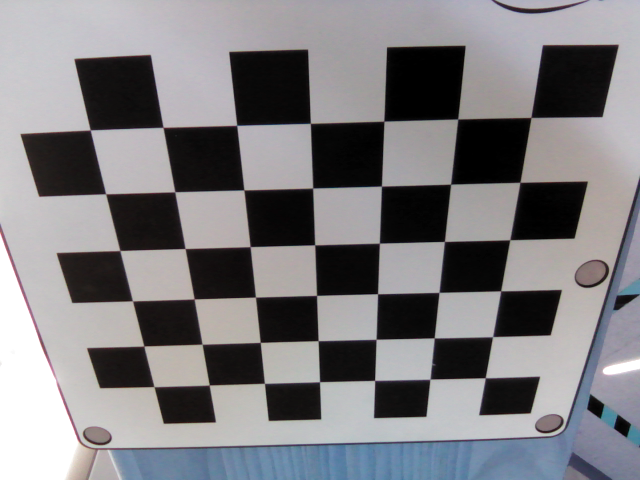
#> input picture 2-Intel/RGB/00.png, 640 x 480 px; its folder holds 4 pictures in this run
$ python assignment2_save.py
#> lines starting #> are read from the running program, lines starting #| are printed output that depends on the picture
import cv2
import numpy as np
import os
import sys

# this function enables me to extract file names from a folder
def getFileNames(FolderName):
    cwd = os.getcwd()
    imageFolderPath = cwd + '/' + FolderName
    fileNames = os.listdir(imageFolderPath)
    return fileNames,imageFolderPath

# referenced opencv camera calibration tutorials to understand the openCV functions available
# https://opencv-python-tutroals.readthedocs.io/en/latest/py_tutorials/py_calib3d/py_calibration/py_calibration.html
# some of the optimizations employed were suggested by the tutorial to improve code performance

# This function is to evaluate the images and identify the corners
def evaluateImages(folderName):
#> called with folderName = '2-Intel/RGB'
    termCond = (cv2.TERM_CRITERIA_EPS + cv2.TERM_CRITERIA_MAX_ITER, 30, 0.001)

    row = 6
    col = 7

    # initialize object points array
    objPoint_singleImage = np.zeros((row*col, 3),np.float32)
    objectLen = len(objPoint_singleImage)

    countRows = 0
    countCols = 0
    failCount = 0

    for i in range(objectLen): # total array len
        objPoint_singleImage[i,0] = countRows
        objPoint_singleImage[i,1] = countCols

        countRows += 1

        if countRows == row:
            countRows = 0
            countCols += 1

    # initialize final point storage

    objectPoints = [] #3D
    objectPointsOrig = []
    imagePoints = [] #2D

    # read in image file names
    imagesAllFileNames,folderPath = getFileNames(folderName)
    imagesAllFileNames.sort()
    print(imagesAllFileNames)

    for fileName in imagesAllFileNames:
        filePath = folderPath + '/' + fileName

        image = cv2.imread(filePath) # read in image
#> image is the input picture: shape (480, 640, 3); mean B, G, R 127.7, 124.5, 125.8
        #print(image)

        grayScale = cv2.cvtColor(image,cv2.COLOR_BGR2GRAY) # convert to gray scale
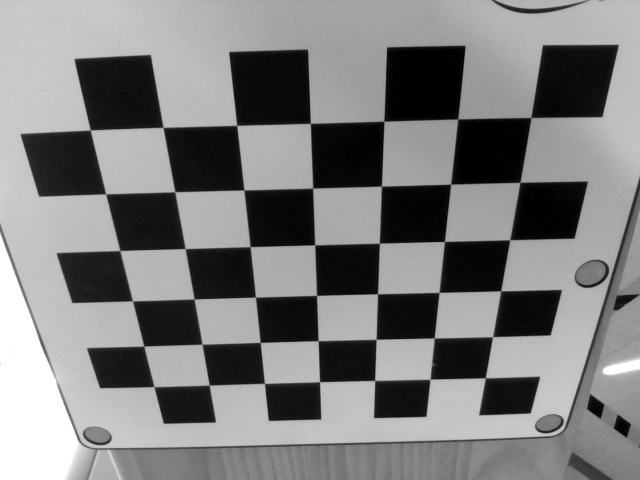
#> grayScale: shape (480, 640); min 0, max 255, mean 125.3
        #print(grayScale)
        # find corners
        retval,corners = cv2.findChessboardCorners(grayScale,(row,col),None)
#> retval = True; corners = 42 rows, first 8: [531, 117.4], [519.4, 181.6], [509.3, 239.6], [501, 290.5], [492.4, 336.5], [485.4, 377.6], [457.2, 118.3], [450.7, 183.9]

        objectPointsOrig.append(objPoint_singleImage)

        # if pattern was found execute below
        if retval == True:

            # store the object points
            objectPoints.append(objPoint_singleImage)

            # find the corresponding corners in image space
            imgCorners = cv2.cornerSubPix(grayScale,corners,(11,11),(-1,-1),termCond)
#> imgCorners = 42 rows, first 8: [530.9, 117.5], [519.9, 182.3], [509.8, 239.8], [500.7, 290.8], [492.6, 336.7], [485.3, 377.8], [457.7, 119], [450.6, 184.1]
#> pass 3 of the loop in evaluateImages, `for fileName in imagesAllFileNames:`:
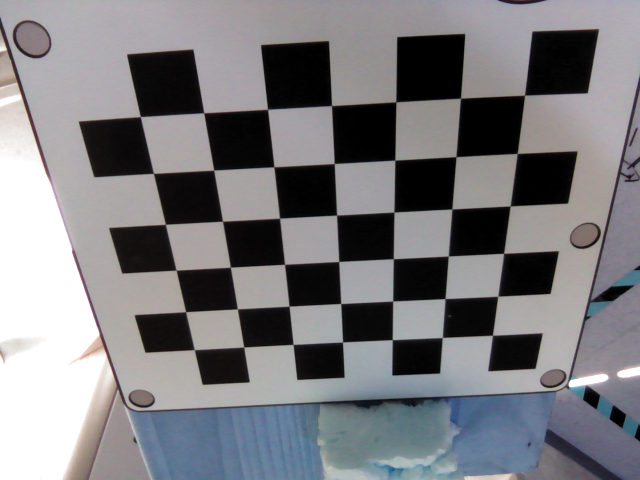
#> input picture 2-Intel/RGB/02.png, 640 x 480 px
#> in evaluateImages, image is the input picture: shape (480, 640, 3); mean B, G, R 126.4, 122.9, 123.1
#> in evaluateImages, `grayScale = cv2.cvtColor(image,cv2.COLOR_BGR2GRAY)`:
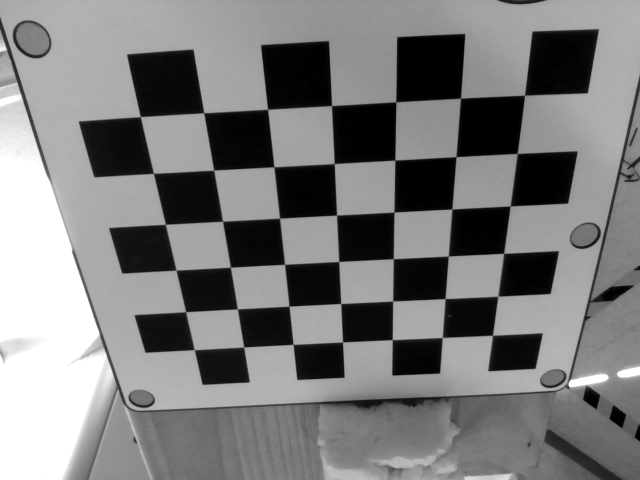
#> grayScale: shape (480, 640); min 0, max 255, mean 123.4
#> corners = 42 rows, first 8: [524.5, 95.06], [516.8, 153.2], [510.2, 205.9], [503.6, 253.1], [497.5, 296.1], [492.6, 335.2], [459.8, 97.7], [455.9, 156.6]
#> imgCorners = 42 rows, first 8: [524.5, 95.23], [517.2, 153.5], [510.2, 206], [503.6, 253.3], [497.9, 296.2], [492.5, 335.3], [460.5, 98.24], [456, 156.7]
#> the loop made 4 passes; the first 3 are shown

            # store image coordinates
            imagePoints.append(imgCorners)
        else:
            print('Pattern not found for ',fileName)
            failCount += 1

    imgShape = grayScale.shape
#> imgShape = (480, 640)

    return imgShape, objectPoints,imagePoints,objectPointsOrig,failCount

# calculates reprojection error
def reProjectionError(objectPoints,imagePoints,rotVec,transVec,camMtx,distCoeff):
    totalError = 0
    errorStore = []

    for i in range(len(objectPoints)):
        projectionPoints, _ = cv2.projectPoints(objectPoints[i], rotVec[i], transVec[i], camMtx, distCoeff)
        error = cv2.norm(imagePoints[i],projectionPoints, cv2.NORM_L2)/len(projectionPoints)
        errorStore.append(error)
        totalError += error
        #print(totalError)

    avgError = totalError/len(objectPoints)
    print("average error: ", avgError)

    return errorStore,avgError

# performs single camera calibration
def singleCamCalibration(folderName):

    imgShape, objectPoints,imagePoints,objectPointsOriginal,failCount = evaluateImages(folderName)

    ret,camMtx, distCoeff, rotVec, transVec = cv2.calibrateCamera(objectPoints, imagePoints, imgShape[::-1],None,None)
    print('Camera Matrix: \n',camMtx)
    print('Distortion Coefficients: \n',distCoeff)
    # reprojection error
    errorAll,avgError = reProjectionError(objectPoints,imagePoints,rotVec,transVec,camMtx,distCoeff)
    print('All Error: \n',errorAll)
    return camMtx,avgError,distCoeff,objectPoints,imagePoints,imgShape,objectPointsOriginal,failCount,errorAll,rotVec,transVec


def stereoCalib_2cam(folder1,folder2):

    #termCriteria = (cv2.TERM_CRITERIA_MAX_ITER + cv2.TERM_CRITERIA_EPS, 30, 0.00001)

    print('----------------CAMERA 1--------------')
    c1,e1,d1,objP1,imgP1,imgShape,ogPoints,f1count,errorArray1,rVec1,tVec1 = singleCamCalibration(folder1)
    print('----------------CAMERA 2--------------')
    c2,e2,d2,objP2,imgP2,imgShape2_,_,f2count,errorArray2,rVec2,tVec2 = singleCamCalibration(folder2)

    imgP2_stereo = imgP2
    imgP1_stereo = imgP1
    ogP_stereo = ogPoints

    # if you need to trim, trim images resulting in highest error
    if (f1count or f2count) > 0:
        nE2 = errorArray2
        nE1 = errorArray1
        if f1count > f2count:
            ogP_stereo = ogPoints[:-f1count]
            for i in range(f1count):
                maxval = max(nE2)
                maxidx = nE2.index(maxval)
                del nE2[maxidx]
                del imgP2_stereo[maxidx]
                del rVec2[maxidx]
                del tVec2[maxidx]
        elif f1count < f2count:
            ogP_stereo = ogPoints[:-f2count]
            for i in range(f2count):
                maxval = max(nE1)
                maxidx = nE1.index(maxval)
                del nE1[maxidx]
                del imgP1_stereo[maxidx]
                del rVec1[maxidx]
                del tVec1[maxidx]

    ret, cm1,dc1,cm2,dc2,R,T,E,F = cv2.stereoCalibrate(ogP_stereo,\
            imgP1_stereo,imgP2_stereo,c1,d1,c2,d2,imgShape)#,termCriteria,flags=flags)
    print('----------------FINAL OUTPUTS------------')
    print('Camera Matrix 1: \n',cm1)
    print('Camera Matrix 2: \n',cm2)
    print('Rotation Matrix Between Camera 1 and 2: \n',R)
    print('Translation Matrix Between Camera 1 and 2: \n',T)

    errorAll1, avgError1 = reProjectionError(ogP_stereo,imgP1_stereo,rVec1,tVec1,cm1,dc1)
    errorAll2, avgError2 = reProjectionError(ogP_stereo,imgP2_stereo,rVec2,tVec2,cm2,dc2)

if __name__ == "__main__":
    #singleCamCalibration('RGB')
    print('############### Data Set 2 #########################\n')
    folder1 = '2-Intel/RGB'
    folder2 = '2-Intel/IR'
#> (the run stopped early here; a loop or call above may not have finished)
